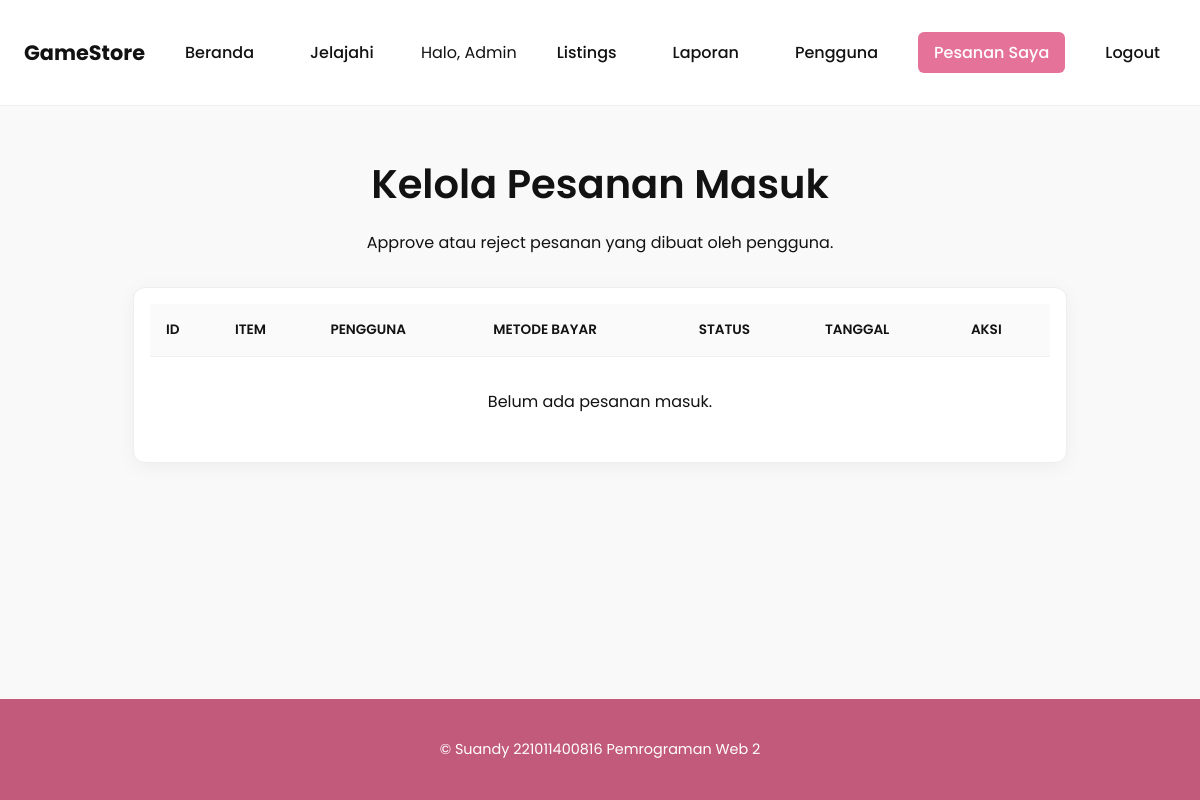
The app's page /orders.php (signed in), older data.
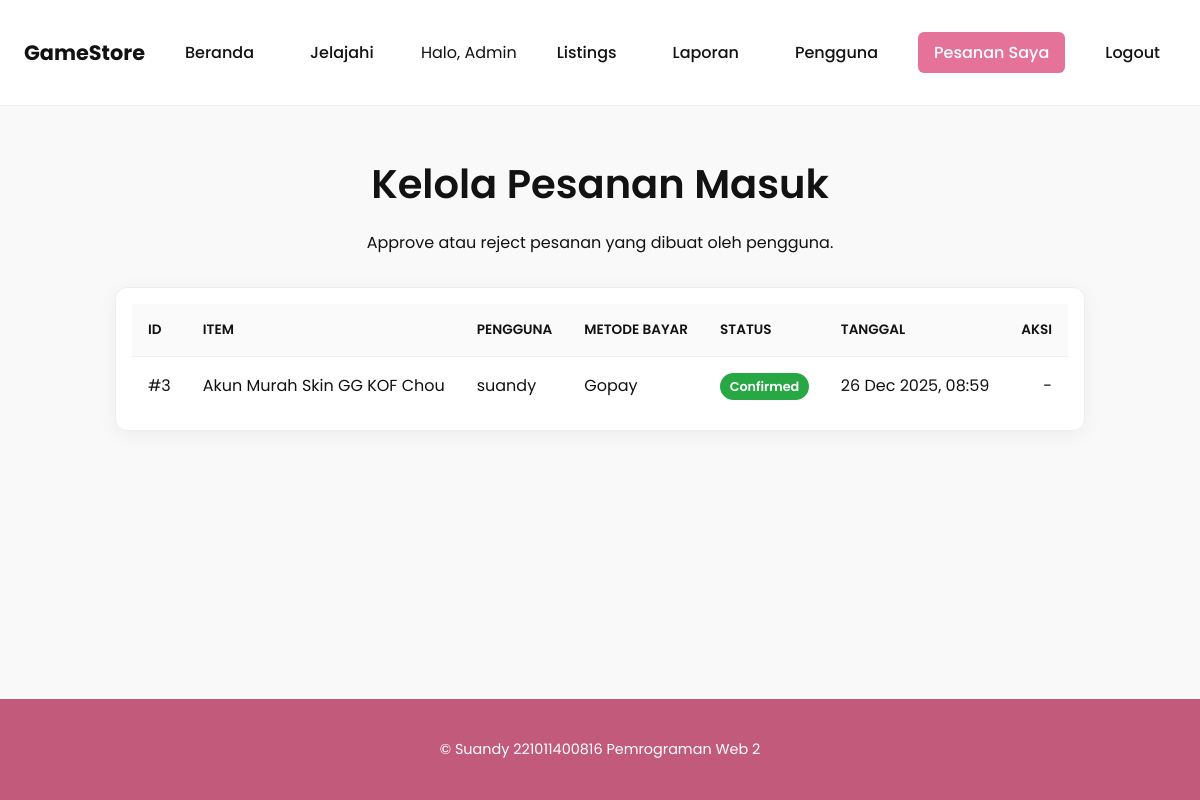
The same page, newer data.
### tables this page shows
CREATE TABLE `orders` (
  `id` int(11) NOT NULL,
  `user_id` int(11) NOT NULL,
  `listing_id` int(11) NOT NULL,
  `payment_method` varchar(100) DEFAULT NULL,
  `status` varchar(50) DEFAULT 'pending',
  `order_date` timestamp NOT NULL DEFAULT current_timestamp()
);

CREATE TABLE `listings` (
  `id` int(11) NOT NULL,
  `title` varchar(255) NOT NULL,
  `game` varchar(100) DEFAULT NULL,
  `description` text NOT NULL,
  `price` decimal(10,2) NOT NULL,
  `status` varchar(50) DEFAULT 'active',
  `image` varchar(255) DEFAULT NULL,
  `created_at` timestamp NOT NULL DEFAULT current_timestamp()
);

CREATE TABLE `users` (
  `id` int(11) NOT NULL,
  `name` varchar(255) NOT NULL,
  `email` varchar(255) NOT NULL,
  `password` varchar(255) NOT NULL,
  `is_admin` tinyint(1) DEFAULT 0,
  `created_at` timestamp NOT NULL DEFAULT current_timestamp()
);

### auth.php (called while the page is built, shortened)
<?php
function current_user($pdo) {
    $stmt = $pdo->prepare("SELECT * FROM users WHERE id = ?");
    $stmt->execute([$_SESSION['user_id']]);
    return $stmt->fetch();
}

### orders.php (the view, shortened to what this page needs)
<?php
require_once 'db.php';
require_once 'auth.php';
include 'header.php';
$user = current_user($pdo);
if($user['is_admin']){
    $stmt = $pdo->query("SELECT orders.*, listings.title AS nama, users.name
        FROM orders
        JOIN listings ON orders.listing_id=listings.id
        JOIN users ON orders.user_id=users.id
        ORDER BY orders.order_date DESC");
}
$orders = $stmt->fetchAll();
?>
<div class="container page-container">
    <div class="page-header">
        <h1><?= $user['is_admin'] ? 'Kelola Pesanan Masuk' : 'Riwayat Pesanan Saya' ?></h1>
        <p><?= $user['is_admin'] ? 'Approve atau reject pesanan yang dibuat oleh pengguna.' : 'Lacak semua pesanan yang pernah Anda buat.' ?></p>
    </div>
    <?php if($user['is_admin']): ?>
        <div class="table-container">
            <table class="data-table">
                <thead>
                    <tr>
                        <th>ID</th>
                        <th>Item</th>
                        <th>Pengguna</th>
                        <th>Metode Bayar</th>
                        <th class="text-center">Status</th>
                        <th>Tanggal</th>
                        <th class="text-right">Aksi</th>
                    </tr>
                </thead>
                <tbody>
                    <?php if(empty($orders)): ?>
                        <tr><td colspan="7" style="text-align: center; padding: 2rem;">Belum ada pesanan masuk.</td></tr>
                    <?php else: ?>
                        <?php foreach($orders as $o): ?>
                        <tr>
                            <td>#<?= $o['id'] ?></td>
                            <td><?= htmlspecialchars($o['nama']) ?></td>
                            <td><?= htmlspecialchars($o['name']) ?></td>
                            <td><?= htmlspecialchars($o['payment_method']) ?></td>
                            <td class="text-center"><span class="status-badge status-<?= strtolower(htmlspecialchars($o['status'])) ?>"><?= htmlspecialchars($o['status']) ?></span></td>
                            <td><?= date('d M Y, H:i', strtotime($o['order_date'])) ?></td>
                            <td class="action-cell text-right">
                                <?php if($o['status']=='pending'): ?>
                                    <a href="admin_order_update.php?id=<?= $o['id'] ?>&status=confirmed" class="btn btn-sm btn-success">Approve</a>
                                    <a href="admin_order_update.php?id=<?= $o['id'] ?>&status=rejected" class="btn btn-sm btn-danger">Reject</a>
                                <?php else: ?>
                                    <span>-</span>
                                <?php endif; ?>
                            </td>
                        </tr>
                        <?php endforeach; ?>
                    <?php endif; ?>
                </tbody>
            </table>
        </div>
    <?php endif; ?>
</div>
<?php include 'footer.php'; ?>

Row changes from the older to the newer data that the page shows:
added orders: id "3", listing.title "Akun Murah Skin GG KOF Chou", user.name "suandy", payment_method "Gopay", status "Confirmed", order_date "26 Dec 2025, 08:59"
Text that changed along with them:
text no longer shown: "Belum ada pesanan masuk."
